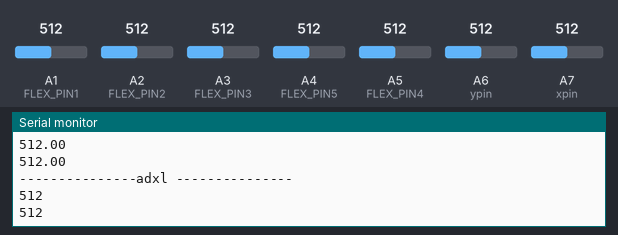
Bench run of a sketch on a simulated Arduino Nano, built with avr-gcc and run on an emulated ATmega328P. Parts: the last lines printed to the serial monitor. The test bench sets the inputs (shaded band); at power-on: A1 (FLEX_PIN1) = 512, A6 (ypin) = 512, A2 (FLEX_PIN2) = 512, A7 (xpin) = 512, A3 (FLEX_PIN3) = 512, A4 (FLEX_PIN5) = 512, A5 (FLEX_PIN4) = 512.

Above: at 1.3 s.
1.4 s: A1 (FLEX_PIN1) set to 380
2.9 s: A6 (ypin) set to 380
At 3.27 s:
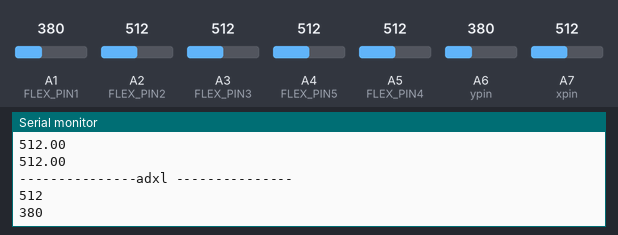
4.4 s: A2 (FLEX_PIN2) set to 716
5.9 s: A7 (xpin) set to 716
At 6.71 s:
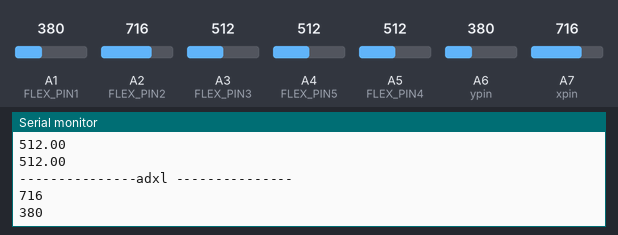
7.4 s: A3 (FLEX_PIN3) set to 306
8.9 s: A4 (FLEX_PIN5) set to 290
Timing chart, 0 to 11.9 s (numbered marks = the images above; inputs shaded):
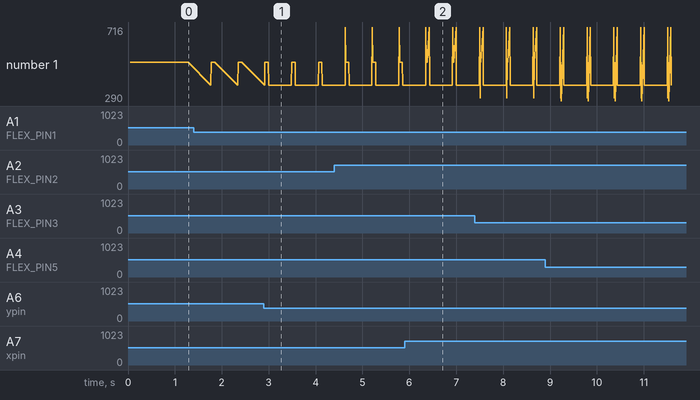

The sketch:

translator.ino
```cpp
#include <SoftwareSerial.h>
SoftwareSerial mySerial(5, 2);
int xpin = A7;
int xadc = 0;
int ypin = A6;
int yadc = 0;

int FLEX_PIN1 = A1;
int FLEX_PIN2 = A2;
int FLEX_PIN3 = A3;
int FLEX_PIN4 = A5;
int FLEX_PIN5 = A4;
int flexADC5 = 0;
unsigned int current_m=0;
unsigned int last_m=0;
String last_sent="";
void setup()
{
  mySerial.begin(9600);
  Serial.begin(9600);
  //  while (!Serial)
  //  {
  //    ; // wait for serial port to connect. Needed for native USB port only
  //  }


}


void printfun(String cp) //to avoid printing repeating symbols
{

  Serial.println(cp);
  current_m=millis();
  if(current_m-last_m<2000 && cp==last_sent ){
  }
  else{
  mySerial.println(cp);
  last_sent=cp;
  last_m=millis();

  }
}

void loop()
{

  // reading sensor value
  float angle1 = analogRead(FLEX_PIN1);
  float angle2 = analogRead(FLEX_PIN2);
  float angle3 = analogRead(FLEX_PIN3);
  float angle4 = analogRead(FLEX_PIN4);
  float angle5 = analogRead(FLEX_PIN5);

  Serial.println("--------------- analog values ---------------");
  Serial.println(angle1);
  Serial.println(angle2);
  Serial.println(angle3);
  Serial.println(angle4);
  Serial.println(angle5);
  Serial.println("---------------adxl ---------------");

  xadc = analogRead(xpin);
  yadc = analogRead(ypin);
  Serial.println(xadc);
  Serial.println(yadc);

  if (((angle1 >= 996) && (angle1 <= 1002)) && ((angle2 >= 1016) && (angle2 <= 1018)) && ((angle3 >= 1007) && (angle3 <= 1010)) && ((angle4 >= 1011) && (angle4 <= 1015)) && ((angle5 >= 1015) && (angle5 <= 1023)) && (((xadc >= 327) && (xadc <= 337 )) && ((yadc >= 374) && (yadc <= 386))))
    printfun("A");
  if (((angle1 >= 1005) && (angle1 <= 1007)) && ((angle2 >= 1005) && (angle2 <= 1008)) && ((angle3 >= 985) && (angle3 <= 990)) && ((angle4 >=995) && (angle4 <= 1000)) && ((angle5 >=999) && (angle5 <= 1005)) && (((xadc >= 300) && (xadc <= 324 )) && ((yadc >= 379) && (yadc <= 386))))
    printfun("B");
  if (((angle1 >= 995) && (angle1 <= 1003)) && ((angle2 >= 1009) && (angle2 <= 1014)) && ((angle3 >= 999) && (angle3 <= 1003)) && ((angle4 >= 1002) && (angle4 <= 1009)) && ((angle5 >= 1008) && (angle5 <= 1012)) && (((xadc >= 320) && (xadc <= 340 )) && ((yadc >= 368) && (yadc <= 386))))
    printfun("C");
  if (((angle1 >= 1005) && (angle1 <= 1009)) && ((angle2 >= 1005) && (angle2 <= 1009)) && ((angle3 >= 1006) && (angle3 <= 1008)) && ((angle4 >= 1009) && (angle4 <= 1013)) && ((angle5 >= 1012) && (angle5 <= 1017)) && (((xadc >= 328) && (xadc <= 344 )) && ((yadc >= 380) && (yadc <= 389))))
    printfun("D");
  if (((angle1 >= 1003) && (angle1 <= 1007)) && ((angle2 >= 1015) && (angle2 <= 1019)) && ((angle3 >= 1008) && (angle3 <= 1012)) && ((angle4 >= 1010) && (angle4 <= 1014)) && ((angle5 >= 1013) && (angle5 <= 1017)) && (((xadc >= 340) && (xadc <= 362 )) && ((yadc >= 373) && (yadc <= 390))))
    printfun("E");

  delay(500);

}
//----------------------END-----------------------------
```

Measured:
- after the input at 2.9 s, the serial monitor: prints a new line after 0.10 s (image 1)
- after the input at 5.9 s, the serial monitor: prints a new line after 0.53 s (image 2)
